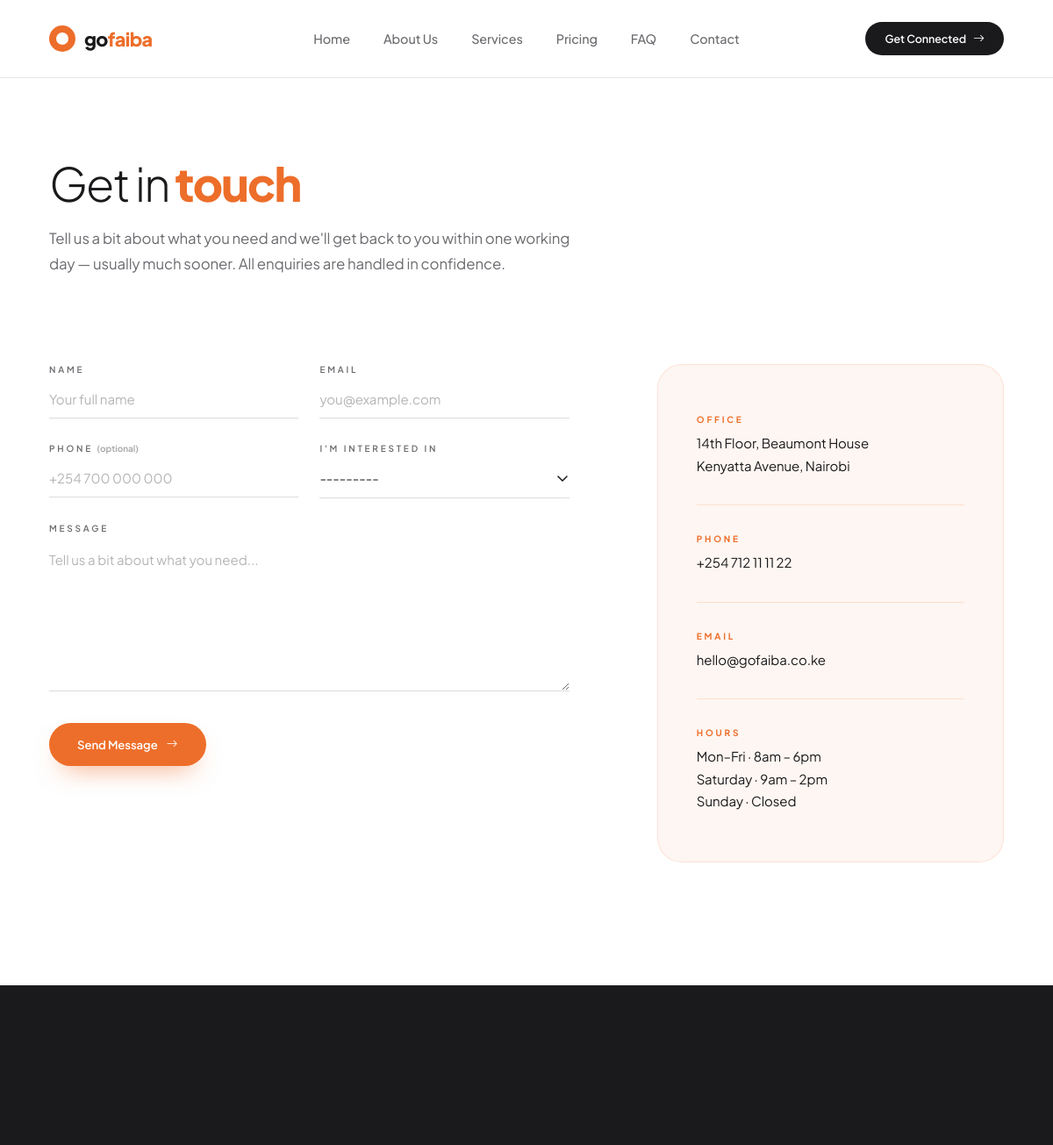
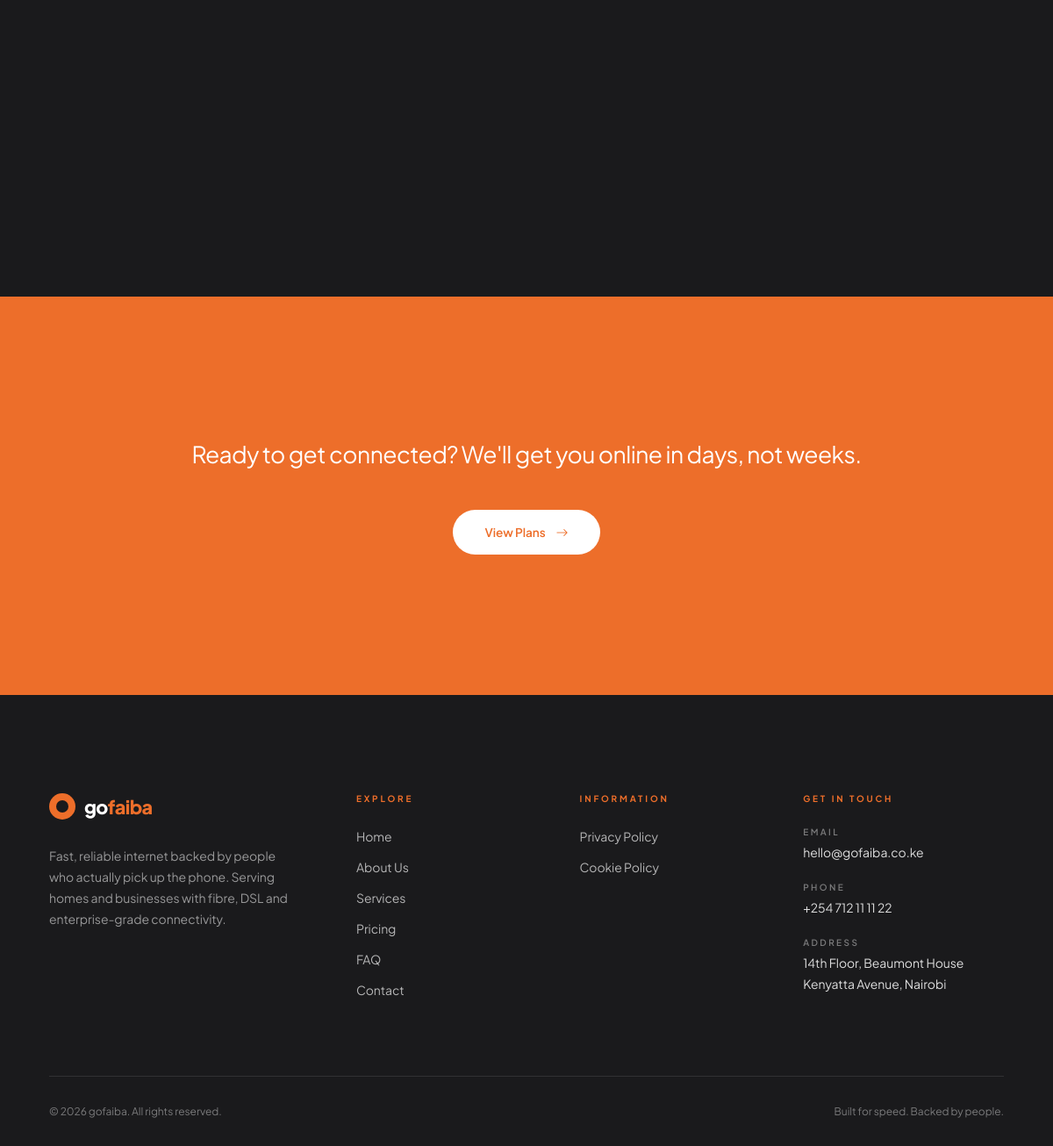
Page /contact/ on the committed database (2 pictures, top to bottom).
### app/models.py (models this page shows, shortened)
class SiteSettings(models.Model):
    logo = CloudinaryField('logo', blank=True, null=True,
                           help_text='PNG logo used in navbar and footer')
    logo_alt = models.CharField(max_length=100, default='gofaiba')
    hero_image = CloudinaryField('hero image', blank=True, null=True)
    hero_image_alt = models.CharField(max_length=150, default='Fast, reliable internet')
    about_image = CloudinaryField('about image', blank=True, null=True)
    about_image_alt = models.CharField(max_length=150, default='Our team at work')
    tagline = models.TextField(
        default=('Fast, reliable internet backed by people who actually pick up the phone. '
                 'Serving homes and businesses with fibre, DSL and enterprise-grade connectivity.')
    )
    footer_note = models.CharField(max_length=150, default='Built for speed. Backed by people.')
    contact_email = models.EmailField(default='hello@gofaiba.co.ke')
    contact_phone = models.CharField(max_length=30, default='+254 712 11 11 22')
    contact_phone_raw = models.CharField(
        max_length=30, default='+254712111122',
        help_text='Digits only, no spaces — used for the tel: link'
    )
    address_line_1 = models.CharField(max_length=150, default='14th Floor, Beaumont House')
    address_line_2 = models.CharField(max_length=150, default='Kenyatta Avenue, Nairobi')
    hours_weekday = models.CharField(max_length=100, default='Mon–Fri · 8am – 6pm')
    hours_saturday = models.CharField(max_length=100, default='Saturday · 9am – 2pm')
    hours_sunday = models.CharField(max_length=100, default='Sunday · Closed')
    instagram_url = models.URLField(blank=True)
    facebook_url = models.URLField(blank=True)
    tiktok_url = models.URLField(blank=True)
    whatsapp_url = models.URLField(blank=True)
    class Meta:
        verbose_name = 'Site Settings'
        verbose_name_plural = 'Site Settings'
    @classmethod
    def load(cls):
        obj, _ = cls.objects.get_or_create(pk=1)
        return obj

### app/views.py (the view)
# urls.py: path('contact/', views.contact, name='contact'),
@require_http_methods(["GET", "POST"])
def contact(request):
    if request.method == 'POST':
        form = ContactForm(request.POST)
        if form.is_valid():
            contact_msg = form.save()
            logger.info("Contact message received.")
            send_mail(
                subject="New Contact Message Received",
                message=f"New contact inquiry:\n\n{contact_msg}",
                from_email=settings.DEFAULT_FROM_EMAIL,
                recipient_list=[settings.DEFAULT_NOTIFICATION_EMAIL],
                fail_silently=False,
            )
            user_email = getattr(contact_msg, 'email', None)
            if user_email:
                send_mail(
                    subject="Thank you for contacting us",
                    message="Hello,\n\nThanks for contacting us! We've received your message and will be in touch shortly.\n\nBest regards,\nGo Fiber Team",
                    from_email=settings.DEFAULT_FROM_EMAIL,
                    recipient_list=[user_email],
                    fail_silently=True,
                )
            messages.success(
                request,
                "Thanks — we've received your message and will be in touch shortly."
            )
            return redirect('app:contact')
        logger.warning("Invalid contact form submission.")
    else:
        form = ContactForm()
    return render(request, 'contact.html', {'form': form})

### app/forms.py
class ContactForm(forms.ModelForm):
    class Meta:
        model = ContactMessage
        fields = ['name', 'email', 'phone', 'subject', 'message']
        widgets = {
            'name': forms.TextInput(attrs={'placeholder': 'Your full name'}),
            'email': forms.EmailInput(attrs={'placeholder': 'you@example.com'}),
            'phone': forms.TextInput(attrs={'placeholder': '+254 700 000 000'}),
            'subject': forms.Select(),
            'message': forms.Textarea(attrs={
                'rows': 6,
                'placeholder': 'Tell us a bit about what you need...'
            }),
        }

### app/context_processors.py (called while the page is built)
def site_settings(request):
    return {'site_settings': SiteSettings.load()}

### app/templates/contact.html (shortened to what this page needs)
{% extends "base.html" %}
{% load static %}
{% block content %}
<section class="contact" id="contact-form">
  <div class="contact__inner">
    <div class="contact__head">
      <h1 class="contact__title">
        Get in <strong>touch</strong>
      </h1>
      <p class="contact__intro">
        Tell us a bit about what you need and we'll get back to you within one
        working day — usually much sooner. All enquiries are handled in confidence.
      </p>
    </div>
    <div class="contact__grid">
      <form class="contact__form" id="contactForm"
            method="post" action="{% url 'app:contact' %}#contact-form" novalidate>
        <div class="c-row">
          <div class="c-field{% if form.name.errors %} has-error{% endif %}">
            <label for="{{ form.name.id_for_label }}">Name</label>
            {{ form.name }}
          </div>
          <div class="c-field{% if form.email.errors %} has-error{% endif %}">
            <label for="{{ form.email.id_for_label }}">Email</label>
            {{ form.email }}
          </div>
        </div>
        <div class="c-row">
          <div class="c-field{% if form.phone.errors %} has-error{% endif %}">
            <label for="{{ form.phone.id_for_label }}">
              Phone
              <span style="color: rgba(26,26,28,.4); text-transform: none; letter-spacing: 0;">(optional)</span>
            </label>
            {{ form.phone }}
          </div>
          <div class="c-field{% if form.subject.errors %} has-error{% endif %}">
            <label for="{{ form.subject.id_for_label }}">I'm interested in</label>
            {{ form.subject }}
          </div>
        </div>
        <div class="c-field{% if form.message.errors %} has-error{% endif %}">
          <label for="{{ form.message.id_for_label }}">Message</label>
          {{ form.message }}
        </div>
        <button type="submit" class="contact__submit">
          Send Message
          <i class="bi bi-arrow-right" aria-hidden="true"></i>
        </button>
      </form>
      <aside class="contact__info">
        <div class="contact__info-block">
          <p class="contact__info-label">Office</p>
          <p class="contact__info-value">
            <span>{{ site_settings.address_line_1 }}</span>
            <span>{{ site_settings.address_line_2 }}</span>
          </p>
        </div>
        <div class="contact__info-block">
          <p class="contact__info-label">Phone</p>
          <a href="tel:{{ site_settings.contact_phone_raw }}" class="contact__info-value">
            {{ site_settings.contact_phone }}
          </a>
        </div>
        <div class="contact__info-block">
          <p class="contact__info-label">Email</p>
          <a href="mailto:{{ site_settings.contact_email }}" class="contact__info-value">
            {{ site_settings.contact_email }}
          </a>
        </div>
        <div class="contact__info-block">
          <p class="contact__info-label">Hours</p>
          <p class="contact__info-value">
            <span>{{ site_settings.hours_weekday }}</span>
            <span>{{ site_settings.hours_saturday }}</span>
            <span>{{ site_settings.hours_sunday }}</span>
          </p>
        </div>
      </aside>
    </div>
  </div>
</section>
<section class="map" aria-label="Our location on the map">
  <iframe
    title="gofaiba office location"
    src="https://www.google.com/maps?q=Nairobi,Kenya&output=embed"
    loading="lazy"
    allowfullscreen>
  </iframe>
</section>
<section class="ctaband">
  <div class="ctaband__inner">
    <p class="ctaband__text">
      Ready to get connected? We'll get you online in days, not weeks.
    </p>
    <a href="{% url 'app:pricing' %}" class="ctaband__btn">
      View Plans
      <i class="bi bi-arrow-right" aria-hidden="true"></i>
    </a>
  </div>
</section>
{% endblock %}

### app/templates/base.html (shortened to what this page needs)
{% load static %}
<!DOCTYPE html>
<html lang="en">
<head>
<link rel="stylesheet"
      href="https://cdn.jsdelivr.net/npm/bootstrap-icons@1.11.3/font/bootstrap-icons.min.css">
<link rel="stylesheet" href="{% static 'css/style.css' %}">
</head>
<body>
<header class="hd">
  <div class="hd__inner">
    <a href="{% url 'app:index' %}" class="hd__brand" aria-label="gofaiba home">
      {% if site_settings.logo %}
        <img class="hd__brand-img"
             src="{{ site_settings.logo.url }}"
             alt="{{ site_settings.logo_alt }}">
      {% else %}
        <span class="hd__brand-dot" aria-hidden="true"></span>
        <span class="hd__brand-name">go<span>faiba</span></span>
      {% endif %}
    </a>
    <nav class="hd__nav" aria-label="Main">
      <a href="{% url 'app:index' %}">Home</a>
      <a href="{% url 'app:about' %}">About Us</a>
      <a href="{% url 'app:services' %}">Services</a>
      <a href="{% url 'app:pricing' %}">Pricing</a>
      <a href="{% url 'app:faq' %}">FAQ</a>
      <a href="{% url 'app:contact' %}">Contact</a>
    </nav>
    <a href="{% url 'app:contact' %}" class="hd__cta">
      Get Connected <i class="bi bi-arrow-right" aria-hidden="true"></i>
    </a>
  </div>
</header>
{% block content %}{% endblock %}
<footer class="ft">
  <div class="ft__inner">
    <div class="ft__grid">
      <div>
        <a href="{% url 'app:index' %}" class="ft__brand" aria-label="gofaiba home">
          {% if site_settings.logo %}
            <img class="ft__brand-img"
                 src="{{ site_settings.logo.url }}"
                 alt="{{ site_settings.logo_alt }}">
          {% else %}
            <span class="ft__brand-dot" aria-hidden="true"></span>
            <span class="ft__brand-name">go<span>faiba</span></span>
          {% endif %}
        </a>
        <p class="ft__tagline">{{ site_settings.tagline }}</p>
      </div>
      <div>
        <h3 class="ft__h">Explore</h3>
        <ul class="ft__links">
          <li><a href="{% url 'app:index' %}">Home</a></li>
          <li><a href="{% url 'app:about' %}">About Us</a></li>
          <li><a href="{% url 'app:services' %}">Services</a></li>
          <li><a href="{% url 'app:pricing' %}">Pricing</a></li>
          <li><a href="{% url 'app:faq' %}">FAQ</a></li>
          <li><a href="{% url 'app:contact' %}">Contact</a></li>
        </ul>
      </div>
      <div>
        <h3 class="ft__h">Information</h3>
        <ul class="ft__links">
          <li><a href="{% url 'app:privacy_policy' %}">Privacy Policy</a></li>
                  <li><a href="{% url 'app:cookie_policy' %}">Cookie Policy</a></li>
        </ul>
      </div>
      <div>
        <h3 class="ft__h">Get In Touch</h3>
        <ul class="ft__contact">
          <li>
            <p class="ft__contact-label">Email</p>
            <a href="mailto:{{ site_settings.contact_email }}" class="ft__contact-value">
              {{ site_settings.contact_email }}
            </a>
          </li>
          <li>
            <p class="ft__contact-label">Phone</p>
            <a href="tel:{{ site_settings.contact_phone_raw }}" class="ft__contact-value">
              {{ site_settings.contact_phone }}
            </a>
          </li>
          <li>
            <p class="ft__contact-label">Address</p>
            <p class="ft__contact-value">
              {{ site_settings.address_line_1 }}<br>
              {{ site_settings.address_line_2 }}
            </p>
          </li>
        </ul>
      </div>
    </div>
    <div class="ft__bottom">
      <p>&copy; <span id="ftYear"></span> gofaiba. All rights reserved.</p>
      <p>{{ site_settings.footer_note }}</p>
    </div>
  </div>
</footer>
</body>
</html>

### rows in the picture
SiteSettings: address_line_1 "14th Floor, Beaumont House", address_line_2 "Kenyatta Avenue, Nairobi", contact_phone "+254 712 11 11 22", contact_email "hello@gofaiba.co.ke", hours_weekday "Mon–Fri · 8am – 6pm", hours_saturday "Saturday · 9am – 2pm", hours_sunday "Sunday · Closed", tagline "Fast, reliable internet backed by people who actually pick up the phone. Serving homes and businesses with fibre, DSL and enterprise-grade connectivity.", footer_note "Built for speed. Backed by people."
